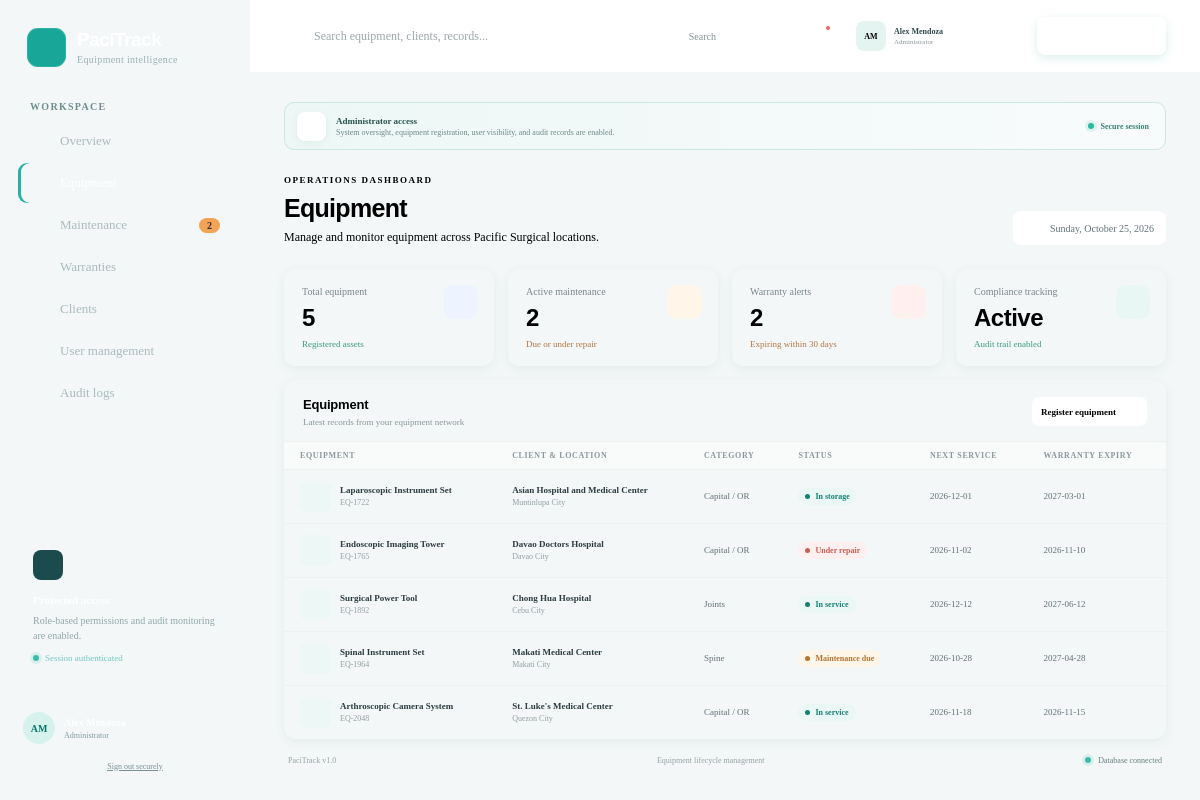
Screenshot of /pacitrack_php/index.php?page=Equipment (signed in) with the database file from the repository.
### tables this page shows
CREATE TABLE IF NOT EXISTS equipment (
  id INT UNSIGNED AUTO_INCREMENT PRIMARY KEY,
  equipment_id VARCHAR(40) NOT NULL UNIQUE,
  name VARCHAR(180) NOT NULL,
  client VARCHAR(180) NOT NULL,
  location VARCHAR(140) NOT NULL,
  status ENUM('In service','Maintenance due','Under repair','In storage','Retired') NOT NULL DEFAULT 'In service',
  due_date DATE NOT NULL,
  warranty_expiry DATE NULL,
  equipment_type VARCHAR(100) NOT NULL DEFAULT 'General',
  created_at TIMESTAMP NOT NULL DEFAULT CURRENT_TIMESTAMP,
  updated_at TIMESTAMP NOT NULL DEFAULT CURRENT_TIMESTAMP ON UPDATE CURRENT_TIMESTAMP
);

### pacitrack_php/index.php (the view, shortened to what this page needs)
<?php
$dbHost = '127.0.0.1;port=3307';
$dbName = 'pacitrack';
$dbUser = 'root';
$dbPass = '';
function h(mixed $value): string {
    return htmlspecialchars((string)$value, ENT_QUOTES, 'UTF-8');
}
function icon(string $name, int $size = 18): string {
    $paths = [
        'grid'=>'<rect x="3" y="3" width="7" height="7" rx="2"/><rect x="14" y="3" width="7" height="7" rx="2"/><rect x="3" y="14" width="7" height="7" rx="2"/><rect x="14" y="14" width="7" height="7" rx="2"/>',
        'box'=>'<path d="m21 8-9 5-9-5"/><path d="M3.3 7 12 2l8.7 5v10L12 22l-8.7-5Z"/><path d="M12 13v9"/>',
        'tool'=>'<path d="M14.7 6.3a4 4 0 0 0-5-5L12 3.6 8.4 7.2 6.1 4.9a4 4 0 0 0 5 5l-6.8 6.8a2.1 2.1 0 0 0 3 3l6.8-6.8a4 4 0 0 0 5-5l-2.3 2.3-3.6-3.6Z"/>',
        'shield'=>'<path d="M12 22s8-4 8-10V5l-8-3-8 3v7c0 6 8 10 8 10"/><path d="m9 12 2 2 4-4"/>',
        'building'=>'<path d="M3 21h18M6 21V5l6-3 6 3v16"/><path d="M9 9h1m4 0h1M9 13h1m4 0h1M9 17h1m4 0h1"/>',
        'users'=>'<path d="M16 21v-2a4 4 0 0 0-4-4H6a4 4 0 0 0-4 4v2"/><circle cx="9" cy="7" r="4"/><path d="M22 21v-2a4 4 0 0 0-3-3.9M16 3.1a4 4 0 0 1 0 7.8"/>',
        'history'=>'<path d="M3 12a9 9 0 1 0 3-6.7L3 8"/><path d="M3 3v5h5M12 7v5l3 2"/>',
        'search'=>'<circle cx="11" cy="11" r="7"/><path d="m20 20-4-4"/>',
        'bell'=>'<path d="M18 8a6 6 0 0 0-12 0c0 7-3 7-3 9h18c0-2-3-2-3-9"/><path d="M10 21h4"/>',
        'plus'=>'<path d="M12 5v14M5 12h14"/>','arrow'=>'<path d="m9 18 6-6-6-6"/>',
        'check'=>'<path d="m5 12 4 4L19 6"/>',
        'alert'=>'<path d="M10.3 2.9 1.8 17a2 2 0 0 0 1.7 3h17a2 2 0 0 0 1.7-3L13.7 2.9a2 2 0 0 0-3.4 0Z"/><path d="M12 9v4m0 4h.01"/>',
        'clock'=>'<circle cx="12" cy="12" r="9"/><path d="M12 7v5l3 2"/>','lock'=>'<rect x="4" y="10" width="16" height="11" rx="2"/><path d="M8 10V7a4 4 0 0 1 8 0v3"/>',
        'menu'=>'<path d="M4 7h16M4 12h16M4 17h16"/>','close'=>'<path d="m6 6 12 12M18 6 6 18"/>'
    ];
    return '<svg width="'.$size.'" height="'.$size.'" viewBox="0 0 24 24" fill="none" stroke="currentColor" stroke-width="1.8" stroke-linecap="round" stroke-linejoin="round" aria-hidden="true">'.($paths[$name] ?? $paths['box']).'</svg>';
}
try {
    $pdo = new PDO("mysql:host=$dbHost;dbname=$dbName;charset=utf8mb4", $dbUser, $dbPass, [
        PDO::ATTR_ERRMODE => PDO::ERRMODE_EXCEPTION,
        PDO::ATTR_DEFAULT_FETCH_MODE => PDO::FETCH_ASSOC,
    ]);
} catch (PDOException $e) {
    http_response_code(500);
    exit('<h2>PaciTrack database connection failed</h2><p>Import <code>database.sql</code> in phpMyAdmin and check the database settings at the top of <code>index.php</code>.</p>');
}
$navItems = [
    'Overview'=>['grid','overview'], 'Equipment'=>['box','equipment'],
    'Maintenance'=>['tool','maintenance'], 'Warranties'=>['shield','warranties'],
    'Clients'=>['building','clients'], 'User management'=>['users','users'],
    'Audit logs'=>['history','audit'],
];
?>
<?php
$role = $_SESSION['role'] ?? 'Operations User';
$isAdmin = $role === 'Administrator';
$active = (string)($_GET['page'] ?? 'Overview');
$q = trim((string)($_GET['q'] ?? ''));
$sql = 'SELECT * FROM equipment';
$params = [];
$sql .= ' ORDER BY created_at DESC, id DESC';
$stmt = $pdo->prepare($sql); $stmt->execute($params); $equipment = $stmt->fetchAll();
$totalEquipment = (int)$pdo->query('SELECT COUNT(*) FROM equipment')->fetchColumn();
$activeMaintenance = (int)$pdo->query("SELECT COUNT(*) FROM equipment WHERE status IN ('Maintenance due','Under repair')")->fetchColumn();
$warrantyAlerts = (int)$pdo->query("SELECT COUNT(*) FROM equipment WHERE warranty_expiry IS NOT NULL AND warranty_expiry BETWEEN CURDATE() AND DATE_ADD(CURDATE(), INTERVAL 30 DAY)")->fetchColumn();
$name = $_SESSION['name'] ?? 'User';
$initials = implode('', array_map(fn($part)=>strtoupper(substr($part,0,1)), array_slice(explode(' ', $name),0,2)));
$today = date('l, F j, Y');
?>
<!doctype html>
<html lang="en">
<head><meta charset="utf-8"><meta name="viewport" content="width=device-width, initial-scale=1"><title><?=h($active)?> | PaciTrack</title><link rel="stylesheet" href="style.css"></head>
<body>
<div class="app-shell">
<aside class="sidebar" id="sidebar">
  <div class="brand"><div class="brand-mark"><?=icon('shield',23)?></div><div><strong>PaciTrack</strong><span>Equipment intelligence</span></div></div>
  <nav><p class="nav-label">Workspace</p>
  <?php foreach ($navItems as $label=>$meta): if (!$isAdmin && in_array($label,['User management','Audit logs'],true)) continue; ?>
    <a class="nav-item <?= $active===$label?'active':'' ?>" href="index.php?page=<?=urlencode($label)?>"><?=icon($meta[0])?><span><?=h($label)?></span><?php if($label==='Maintenance' && $activeMaintenance):?><b><?=number_format($activeMaintenance)?></b><?php endif;?></a>
  <?php endforeach; ?></nav>
  <div class="security-card"><div class="security-icon"><?=icon('lock')?></div><strong>Protected access</strong><p>Role-based permissions and audit monitoring are enabled.</p><span><i></i> Session authenticated</span></div>
  <div class="user-card"><div class="avatar"><?=h($initials)?></div><div><strong><?=h($name)?></strong><span><?=h($role)?></span></div></div>
  <a class="sign-out" href="index.php?logout=1"><?=icon('lock',14)?> Sign out securely</a>
</aside>
<main>
<header class="topbar">
  <form class="search" method="get" action="index.php"><input type="hidden" name="page" value="<?=h($active)?>"><?=icon('search')?><input name="q" value="<?=h($q)?>" placeholder="Search equipment, clients, records..." aria-label="Search records"><button type="submit" class="search-submit">Search</button></form>
  <button class="icon-button" type="button" aria-label="Notifications"><?=icon('bell')?><i></i></button>
  <div class="profile-menu"><div class="profile-trigger"><span><?=h($initials)?></span><div><strong><?=h($name)?></strong><small><?=h($role)?></small></div></div></div>
  <?php if ($isAdmin): ?><button class="primary-button" onclick="openModal()"><?=icon('plus')?><span>Add equipment</span></button><?php endif; ?>
</header>
<div class="content">
<div class="access-banner"><div><?=icon($isAdmin?'shield':'lock')?></div><p><strong><?=h($role)?> access</strong><span><?= $isAdmin?'System oversight, equipment registration, user visibility, and audit records are enabled.':'Equipment and service workflows enabled. Administrative records are restricted.' ?></span></p><span class="session-status"><i></i> Secure session</span></div>
<section class="welcome"><div><p class="eyebrow">Operations dashboard</p><h1><?= $active==='Overview'?'Good day, '.h($name):h($active) ?></h1><p><?= $active==='Overview'?'Here is what is happening across your equipment network today.':'Manage and monitor '.h(strtolower($active)).' across Pacific Surgical locations.' ?></p></div><div class="date-chip"><?=icon('clock')?> <?=h($today)?></div></section>
<?php if($active==='Overview' || $active==='Equipment'): ?>
<section class="stats-grid">
  <article class="stat-card"><div class="stat-icon blue"><?=icon('box')?></div><span>Total equipment</span><strong><?=number_format($totalEquipment)?></strong><p>Registered assets</p></article>
  <article class="stat-card"><div class="stat-icon amber"><?=icon('tool')?></div><span>Active maintenance</span><strong><?=number_format($activeMaintenance)?></strong><p class="attention">Due or under repair</p></article>
  <article class="stat-card"><div class="stat-icon rose"><?=icon('alert')?></div><span>Warranty alerts</span><strong><?=number_format($warrantyAlerts)?></strong><p class="attention">Expiring within 30 days</p></article>
  <article class="stat-card"><div class="stat-icon green"><?=icon('shield')?></div><span>Compliance tracking</span><strong>Active</strong><p>Audit trail enabled</p></article>
</section>
<?php endif; ?>
<?php if(in_array($active,['Overview','Equipment','Maintenance','Warranties','Clients'],true)): ?>
<section class="panel table-panel"><div class="panel-head"><div><h2><?= $active==='Overview'?'Recently updated equipment':h($active) ?></h2><p><?= $q!==''?'Search results for “'.h($q).'”':'Latest records from your equipment network' ?></p></div><?php if($isAdmin): ?><button class="text-button" onclick="openModal()">Register equipment <?=icon('arrow',15)?></button><?php endif; ?></div>
<div class="table-scroll"><table><thead><tr><th>Equipment</th><th>Client & location</th><th>Category</th><th>Status</th><th>Next service</th><th>Warranty expiry</th></tr></thead><tbody>
<?php
$rowsToShow = $equipment;
if($active==='Clients'): foreach($clientRows as $c): ?>
<tr><td><div class="equipment-cell"><span><?=icon('building')?></span><div><strong><?=h($c['client'])?></strong><small><?=number_format((int)$c['assets'])?> registered asset(s)</small></div></div></td><td><?=h($c['client'])?><small><?=h($c['location'])?></small></td><td>Client account</td><td><span class="status"><i></i>Active</span></td><td>—</td><td>—</td></tr>
<?php endforeach; else: foreach($rowsToShow as $item): ?>
<tr><td><div class="equipment-cell"><span><?=icon('box')?></span><div><strong><?=h($item['name'])?></strong><small><?=h($item['equipment_id'])?></small></div></div></td><td><strong><?=h($item['client'])?></strong><small><?=h($item['location'])?></small></td><td><?=h($item['equipment_type'])?></td><td><span class="status <?=h(strtolower(str_replace(' ','-',$item['status'])))?>"><i></i><?=h($item['status'])?></span></td><td><?=h($item['due_date'])?></td><td><?=h($item['warranty_expiry'] ?: '—')?></td></tr>
<?php endforeach; endif; ?>
</tbody></table><?php if(!$rowsToShow && $active!=='Clients'): ?><div class="empty-state">No equipment records match this view.</div><?php endif; ?></div></section>
<?php endif; ?>
<footer><span>PaciTrack v1.0</span><span>Equipment lifecycle management</span><span><i></i> Database connected</span></footer>
</div>
</main>
</div>
</body></html>

### rows the page displays
equipment: name "Laparoscopic Instrument Set", equipment "EQ-1722", client "Asian Hospital and Medical Center", location "Muntinlupa City", equipment_type "Capital / OR", status "In storage", due_date "2026-12-01", warranty_expiry "2027-03-01"
equipment: name "Endoscopic Imaging Tower", equipment "EQ-1765", client "Davao Doctors Hospital", location "Davao City", equipment_type "Capital / OR", status "Under repair", due_date "2026-11-02", warranty_expiry "2026-11-10"
equipment: name "Surgical Power Tool", equipment "EQ-1892", client "Chong Hua Hospital", location "Cebu City", equipment_type "Joints", status "In service", due_date "2026-12-12", warranty_expiry "2027-06-12"
equipment: name "Spinal Instrument Set", equipment "EQ-1964", client "Makati Medical Center", location "Makati City", equipment_type "Spine", status "Maintenance due", due_date "2026-10-28", warranty_expiry "2027-04-28"
equipment: name "Arthroscopic Camera System", equipment "EQ-2048", client "St. Luke's Medical Center", location "Quezon City", equipment_type "Capital / OR", status "In service", due_date "2026-11-18", warranty_expiry "2026-11-15"

### other values shown
$label "Overview"
$label "Maintenance"
$activeMaintenance "2"
$label "Warranties"
$label "Clients"
$label "User management"
$label "Audit logs"
$initials "AM"
$role "Administrator"
$name "Alex Mendoza"
$active "Equipment"
$active "equipment"
$totalEquipment "5"
$warrantyAlerts "2"
